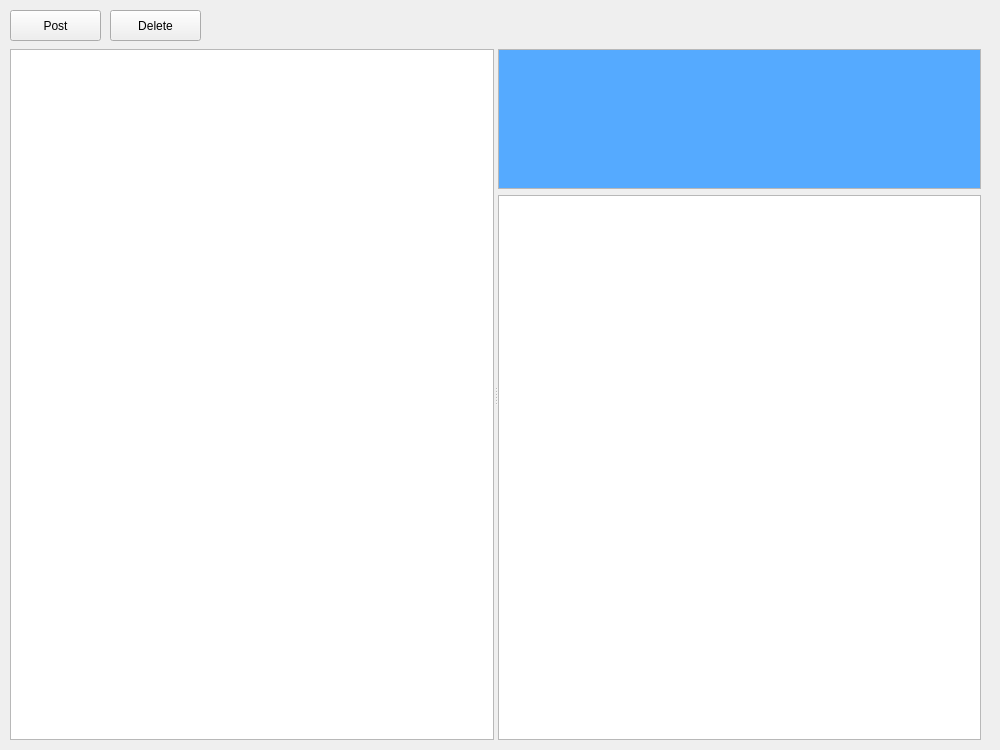
<?xml version="1.0" encoding="UTF-8"?>
<ui version="4.0">
 <class>Forum</class>
 <widget class="QWidget" name="Forum">
  <property name="geometry">
   <rect>
    <x>0</x>
    <y>0</y>
    <width>1000</width>
    <height>750</height>
   </rect>
  </property>
  <property name="sizePolicy">
   <sizepolicy hsizetype="Ignored" vsizetype="Preferred">
    <horstretch>0</horstretch>
    <verstretch>0</verstretch>
   </sizepolicy>
  </property>
  <property name="windowTitle">
   <string>Forum</string>
  </property>
  <property name="autoFillBackground">
   <bool>false</bool>
  </property>
  <widget class="QPushButton" name="Post_pushButton">
   <property name="geometry">
    <rect>
     <x>10</x>
     <y>10</y>
     <width>91</width>
     <height>31</height>
    </rect>
   </property>
   <property name="text">
    <string>Post</string>
   </property>
  </widget>
  <widget class="QPushButton" name="Delete_pushButton">
   <property name="geometry">
    <rect>
     <x>110</x>
     <y>10</y>
     <width>91</width>
     <height>31</height>
    </rect>
   </property>
   <property name="text">
    <string>Delete</string>
   </property>
  </widget>
  <widget class="QSplitter" name="splitter">
   <property name="geometry">
    <rect>
     <x>10</x>
     <y>49</y>
     <width>971</width>
     <height>691</height>
    </rect>
   </property>
   <property name="minimumSize">
    <size>
     <width>100</width>
     <height>680</height>
    </size>
   </property>
   <property name="maximumSize">
    <size>
     <width>16777215</width>
     <height>16777215</height>
    </size>
   </property>
   <property name="orientation">
    <enum>Qt::Horizontal</enum>
   </property>
   <widget class="QListWidget" name="Article_listWidget">
    <property name="sizePolicy">
     <sizepolicy hsizetype="Expanding" vsizetype="Expanding">
      <horstretch>0</horstretch>
      <verstretch>0</verstretch>
     </sizepolicy>
    </property>
   </widget>
   <widget class="QWidget" name="">
    <layout class="QVBoxLayout" name="verticalLayout" stretch="0,1">
     <item>
      <widget class="QTextBrowser" name="Header_textBrowser">
       <property name="sizePolicy">
        <sizepolicy hsizetype="Expanding" vsizetype="Expanding">
         <horstretch>0</horstretch>
         <verstretch>0</verstretch>
        </sizepolicy>
       </property>
       <property name="minimumSize">
        <size>
         <width>0</width>
         <height>140</height>
        </size>
       </property>
       <property name="maximumSize">
        <size>
         <width>16777215</width>
         <height>140</height>
        </size>
       </property>
       <property name="palette">
        <palette>
         <active>
          <colorrole role="WindowText">
           <brush brushstyle="SolidPattern">
            <color alpha="255">
             <red>255</red>
             <green>255</green>
             <blue>255</blue>
            </color>
           </brush>
          </colorrole>
          <colorrole role="Base">
           <brush brushstyle="SolidPattern">
            <color alpha="255">
             <red>85</red>
             <green>170</green>
             <blue>255</blue>
            </color>
           </brush>
          </colorrole>
         </active>
         <inactive>
          <colorrole role="WindowText">
           <brush brushstyle="SolidPattern">
            <color alpha="255">
             <red>255</red>
             <green>255</green>
             <blue>255</blue>
            </color>
           </brush>
          </colorrole>
          <colorrole role="Base">
           <brush brushstyle="SolidPattern">
            <color alpha="255">
             <red>85</red>
             <green>170</green>
             <blue>255</blue>
            </color>
           </brush>
          </colorrole>
         </inactive>
         <disabled>
          <colorrole role="WindowText">
           <brush brushstyle="SolidPattern">
            <color alpha="255">
             <red>120</red>
             <green>120</green>
             <blue>120</blue>
            </color>
           </brush>
          </colorrole>
          <colorrole role="Base">
           <brush brushstyle="SolidPattern">
            <color alpha="255">
             <red>240</red>
             <green>240</green>
             <blue>240</blue>
            </color>
           </brush>
          </colorrole>
         </disabled>
        </palette>
       </property>
      </widget>
     </item>
     <item>
      <widget class="QTextBrowser" name="Content_textBrowser">
       <property name="minimumSize">
        <size>
         <width>0</width>
         <height>0</height>
        </size>
       </property>
       <property name="maximumSize">
        <size>
         <width>16777215</width>
         <height>16777215</height>
        </size>
       </property>
      </widget>
     </item>
    </layout>
   </widget>
  </widget>
  <zorder>splitter</zorder>
  <zorder>Article_listWidget</zorder>
  <zorder>Header_textBrowser</zorder>
  <zorder>Content_textBrowser</zorder>
  <zorder>Post_pushButton</zorder>
  <zorder>Delete_pushButton</zorder>
 </widget>
 <resources/>
 <connections/>
</ui>
